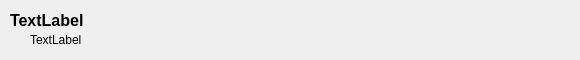
<?xml version="1.0" encoding="UTF-8"?>
<ui version="4.0">
 <class>CustomWidget</class>
 <widget class="QWidget" name="CustomWidget">
  <property name="geometry">
   <rect>
    <x>0</x>
    <y>0</y>
    <width>580</width>
    <height>60</height>
   </rect>
  </property>
  <property name="windowTitle">
   <string>CustomWidget</string>
  </property>
  <property name="autoFillBackground">
   <bool>true</bool>
  </property>
  <property name="styleSheet">
   <string notr="true"/>
  </property>
  <widget class="QLabel" name="fileName">
   <property name="geometry">
    <rect>
     <x>10</x>
     <y>10</y>
     <width>321</width>
     <height>20</height>
    </rect>
   </property>
   <property name="autoFillBackground">
    <bool>false</bool>
   </property>
   <property name="styleSheet">
    <string notr="true">background-color: rgba(0,0,0,0%);
font-size: 16px;
font-weight: bold;</string>
   </property>
   <property name="text">
    <string>TextLabel</string>
   </property>
  </widget>
  <widget class="ClickableLabel" name="share">
   <property name="geometry">
    <rect>
     <x>525</x>
     <y>20</y>
     <width>20</width>
     <height>20</height>
    </rect>
   </property>
   <property name="autoFillBackground">
    <bool>false</bool>
   </property>
   <property name="styleSheet">
    <string notr="true">background-color: rgba(0,0,0,0%)</string>
   </property>
   <property name="text">
    <string/>
   </property>
   <property name="scaledContents">
    <bool>true</bool>
   </property>
  </widget>
  <widget class="ClickableLabel" name="document">
   <property name="geometry">
    <rect>
     <x>210</x>
     <y>10</y>
     <width>30</width>
     <height>30</height>
    </rect>
   </property>
   <property name="autoFillBackground">
    <bool>false</bool>
   </property>
   <property name="styleSheet">
    <string notr="true">background-color: rgba(0,0,0,0%)</string>
   </property>
   <property name="text">
    <string/>
   </property>
   <property name="scaledContents">
    <bool>true</bool>
   </property>
  </widget>
  <widget class="QLabel" name="owner">
   <property name="geometry">
    <rect>
     <x>30</x>
     <y>30</y>
     <width>321</width>
     <height>20</height>
    </rect>
   </property>
   <property name="autoFillBackground">
    <bool>false</bool>
   </property>
   <property name="styleSheet">
    <string notr="true">background-color: rgba(0,0,0,0%);
</string>
   </property>
   <property name="text">
    <string>TextLabel</string>
   </property>
  </widget>
  <widget class="ClickableLabel" name="network">
   <property name="geometry">
    <rect>
     <x>10</x>
     <y>32</y>
     <width>15</width>
     <height>15</height>
    </rect>
   </property>
   <property name="autoFillBackground">
    <bool>false</bool>
   </property>
   <property name="styleSheet">
    <string notr="true">background-color: rgba(0,0,0,0%)</string>
   </property>
   <property name="text">
    <string/>
   </property>
   <property name="scaledContents">
    <bool>true</bool>
   </property>
  </widget>
  <widget class="ClickableLabel" name="settings">
   <property name="geometry">
    <rect>
     <x>545</x>
     <y>17</y>
     <width>25</width>
     <height>25</height>
    </rect>
   </property>
   <property name="autoFillBackground">
    <bool>false</bool>
   </property>
   <property name="styleSheet">
    <string notr="true">background-color: rgba(0,0,0,0%)</string>
   </property>
   <property name="text">
    <string/>
   </property>
   <property name="scaledContents">
    <bool>true</bool>
   </property>
  </widget>
 </widget>
 <layoutdefault spacing="6" margin="11"/>
 <customwidgets>
  <customwidget>
   <class>ClickableLabel</class>
   <extends>QLabel</extends>
   <header>clickablelabel.h</header>
   <slots>
    <signal>clicked()</signal>
   </slots>
  </customwidget>
 </customwidgets>
 <resources/>
 <connections/>
</ui>
